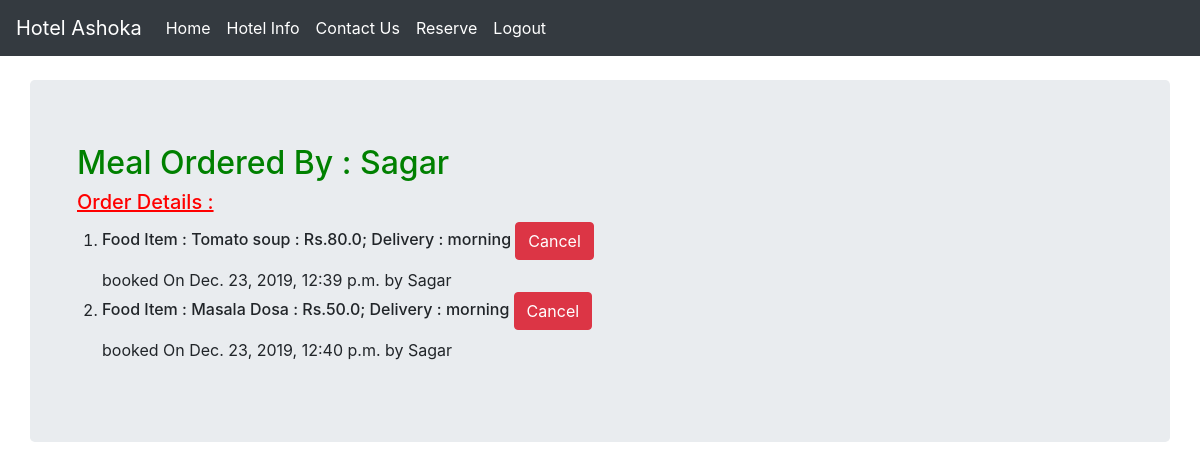
Screenshot of /reservation/by/vinayak/meal/ (signed in) with the database file from the repository.
### reservation/models.py (models this page shows, shortened)
class Roomservice(models.Model):
    name = models.ForeignKey(User, related_name="roomservice", on_delete=models.CASCADE)
    meal = models.ForeignKey(Meal, related_name="mealbook", on_delete=models.CASCADE)
    delivery_time = models.CharField(max_length=64)
    booked_on = models.DateTimeField(default=timezone.now)
    class Meta:
        unique_together = ('name','booked_on')

class Meal(models.Model):
    meal_id = models.CharField(max_length=20)
    meal_name = models.CharField(max_length=128)
    meal_rate = models.FloatField(default=30.0)
    def __str__(self):
        return self.meal_name+" : Rs."+str(self.meal_rate)

### reservation/views.py (the view)
# urls.py: url(r"by/(?P<username>[-\w]+)/meal/$", views.MealListView.as_view(), name="meal_list"),
class MealListView(LoginRequiredMixin,ListView):
    model = Roomservice
    template_name = "reservation/meal_list.html"
    def get_queryset(self):
        return Roomservice.objects.filter(name=self.request.user)

### reservation/templates/reservation/meal_list.html
{% extends "base.html" %}
{% block content %}
	<div class="col-md-6">
		<h2 style="color:green	;">Meal Ordered By : {{user.username}} </h2>
        <h5 style="color:red	;"><u>Order Details : </u></h5>
	</div>
	<div class="">
        <ol>
		{% for meals in roomservice_list %}
            <li> <h6> Food Item : {{meals.meal}};
				Delivery : {{meals.delivery_time}} <a href="{% url 'reservation:delete_meal' pk=meals.pk %}" class="btn btn-danger">Cancel</a> </h6></li>
				booked On {{meals.booked_on}} by {{meals.name}}
		{% empty %}
				<h5>Order(s) not placed</h5>
        {% endfor %}
        </ol>
	</div>
{% endblock %}

### rows the page displays
Roomservice: meal "Tomato soup : Rs.80.0", delivery_time "morning", booked_on "Dec. 23, 2019, 12:39 p.m.", name "Sagar"
Roomservice: meal "Masala Dosa : Rs.50.0", delivery_time "morning", booked_on "Dec. 23, 2019, 12:40 p.m.", name "Sagar"

### other values shown
{{ user.username }} "Sagar"
